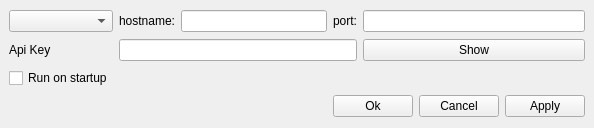
<?xml version="1.0" encoding="UTF-8"?>
<ui version="4.0">
 <class>SettingsWindow</class>
 <widget class="QMainWindow" name="SettingsWindow">
  <property name="geometry">
   <rect>
    <x>0</x>
    <y>0</y>
    <width>594</width>
    <height>128</height>
   </rect>
  </property>
  <property name="minimumSize">
   <size>
    <width>594</width>
    <height>128</height>
   </size>
  </property>
  <property name="maximumSize">
   <size>
    <width>594</width>
    <height>128</height>
   </size>
  </property>
  <property name="windowTitle">
   <string>Settings</string>
  </property>
  <widget class="QWidget" name="centralwidget">
   <layout class="QGridLayout" name="gridLayout">
    <item row="3" column="1">
     <widget class="QCheckBox" name="runOnStartupCheckBox">
      <property name="text">
       <string>Run on startup</string>
      </property>
     </widget>
    </item>
    <item row="0" column="5">
     <widget class="QLineEdit" name="portLineEdit">
      <property name="inputMask">
       <string>000000</string>
      </property>
     </widget>
    </item>
    <item row="0" column="2">
     <widget class="QLabel" name="hostnameLabel">
      <property name="text">
       <string>hostname:</string>
      </property>
     </widget>
    </item>
    <item row="0" column="1">
     <widget class="QComboBox" name="connectionProtocoloComboBox">
      <property name="currentIndex">
       <number>-1</number>
      </property>
     </widget>
    </item>
    <item row="2" column="2" colspan="3">
     <widget class="QLineEdit" name="authKeyLineEdit">
      <property name="echoMode">
       <enum>QLineEdit::Password</enum>
      </property>
      <property name="readOnly">
       <bool>true</bool>
      </property>
     </widget>
    </item>
    <item row="2" column="1">
     <widget class="QLabel" name="authKeyLabel">
      <property name="text">
       <string>Api Key</string>
      </property>
     </widget>
    </item>
    <item row="0" column="3">
     <widget class="QLineEdit" name="hostnameLineEdit"/>
    </item>
    <item row="2" column="5">
     <widget class="QPushButton" name="showAuthKeyButton">
      <property name="text">
       <string>Show</string>
      </property>
     </widget>
    </item>
    <item row="0" column="4">
     <widget class="QLabel" name="portLabel">
      <property name="text">
       <string>port:</string>
      </property>
     </widget>
    </item>
    <item row="4" column="4" colspan="2">
     <layout class="QHBoxLayout" name="horizontalLayout">
      <item>
       <widget class="QPushButton" name="okButton">
        <property name="text">
         <string>Ok</string>
        </property>
       </widget>
      </item>
      <item>
       <widget class="QPushButton" name="cancelButton">
        <property name="text">
         <string>Cancel</string>
        </property>
       </widget>
      </item>
      <item>
       <widget class="QPushButton" name="applyButton">
        <property name="text">
         <string>Apply</string>
        </property>
       </widget>
      </item>
     </layout>
    </item>
   </layout>
  </widget>
 </widget>
 <resources/>
 <connections/>
</ui>
